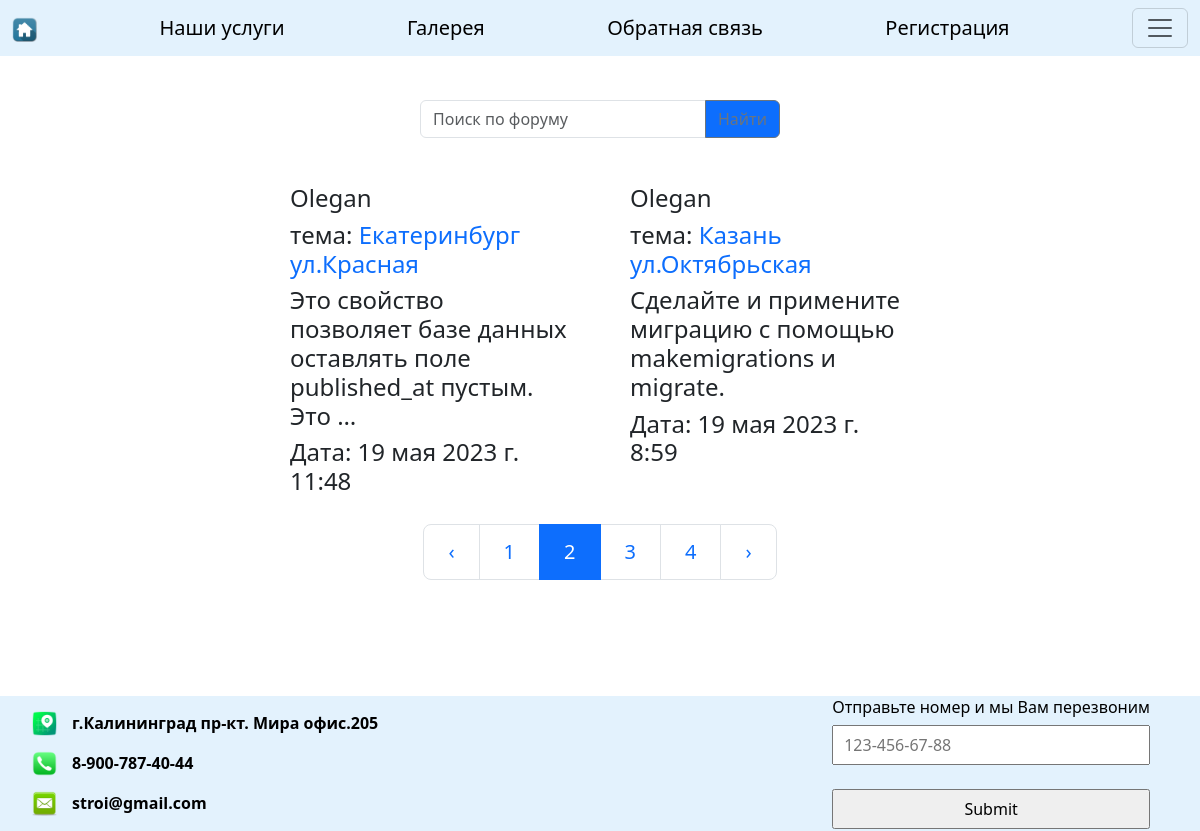
Page /forum/?page=2 on the earlier database version.
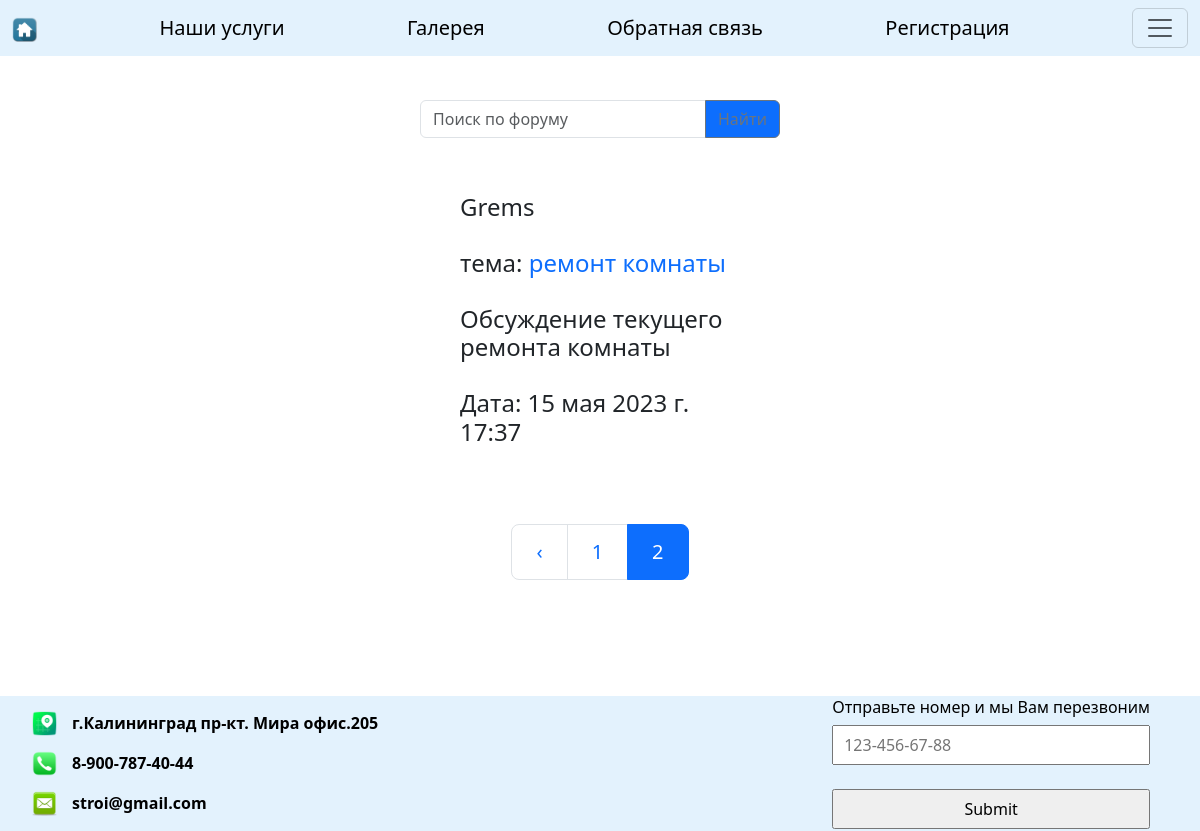
Same page on the later database version.
### forum/models.py (models this page shows, shortened)
class Thread(models.Model):  # модель Thread для создания рубрик в модели Category категория
    title = models.CharField(max_length=100)
    content = models.TextField()
    category = models.ForeignKey(Category, on_delete=models.CASCADE)
    author = models.ForeignKey(User, on_delete=models.CASCADE)
    created_at = models.DateTimeField(auto_now_add=True)
    class Meta:
        ordering = ['-created_at']

### main_1/models.py (models this page shows, shortened)
class ContactOfOrganization(models.Model):
    address = models.CharField(max_length=1000)
    phone = models.CharField(max_length=50)
    email = models.CharField(max_length=100)

### forum/views.py (the view)
# urls.py: path('', views.index, name='forum'),
def index(request):
    message, search_query, info = search_forum(request)
    custom_range, message = paginate_forum(request, message, 2)
    contact_org = ContactOfOrganization.objects.all()
    context = {
        'custom_range': custom_range,
        'message': message,
        'search_query': search_query,
        'contact': contact_org,
        'info': info
    }
    return render(request, 'forum/index.html', context)

### forum/utils.py (called while the page is built)
def paginate_forum(request, message, results):
    page = request.GET.get('page', 1)
    paginator = Paginator(message, results, allow_empty_first_page=True)
    message = paginator.get_page(page)
    left_index = int(page) - 2
    if left_index < 1:
        left_index = 1
    right_index = int(page) + 3
    if right_index > paginator.num_pages:
        right_index = paginator.num_pages + 1
    custom_range = range(left_index, right_index)
    return custom_range, message

def search_forum(request):
    search_query = ''
    if request.GET.get('search_query'):
        search_query = request.GET.get('search_query')
    message = Thread.objects.filter(Q(title__iregex=search_query) | Q(content__iregex=search_query) |
                                    Q(author__first_name__iregex=search_query) | Q(
        created_at__iregex=search_query) | Q(category__name__iregex=search_query))
    info = True
    if not message.exists():
        message = Thread.objects.all()
        info = messages.info(request, 'по запросу ничего не найдено')
    return message, search_query, info

### forum/templates/forum/index.html (shortened to what this page needs)
{% extends 'main/index.html' %}
{% block content %}
    {% if message %}
    <form action="{% url 'forum' %}" method="get" id="search">
        <div class="input-group mb-3" style="padding-top: 100px; width: 30%; margin: 0 auto">
  <input type="text" name="search_query" class="form-control" placeholder="Поиск по форуму"
         aria-label="Recipient's username"
         aria-describedby="button-addon2" value="{{ search_query }}">
  <button class="btn btn-outline-secondary bg-primary" type="submit" id="button-addon2">Найти</button>
            </div>
    </form>
    {% else %}
    <h3 style="padding-top: 100px; width: 50%; margin: 0 auto">Вы можете создать раздел в
        <a href="{% url 'personal_account' user.id %}">личном кабинете</a></h3>
    {% endif %}
<div class="forum_block">
    <div class="forum_wrapper">
        <div class="forum_items">
            {% for field in message %}
        <div class="forum_item">
        <h4>{{ field.author.first_name }}</h4>
        <h4>тема: <a href="{% url 'forum_discuss' field.id %}" style="text-decoration: none">
            {{ field.title }}</a></h4>
        <h4>{{ field.content|truncatewords:10 }}</h4>
        <h4>Дата: {{ field.created_at }}</h4>
    </div>
           {% empty %}
                  <div class="false_block" style="height: 340px"></div>
            {% endfor %}
        </div>
        {% if message.has_other_pages %}
        <nav aria-label="...">
  <ul class="pagination pagination-lg" style="padding-top: 30px;">
      {% if message.has_previous %}
    <li class="page-item">
      <a class="page-link" href="?page={{ message.previous_page_number }}" data-page="{{message.previous_page_number}}">
          &#8249;</a>
    </li>
      {% endif %}
{% for page in custom_range %}
      {% if page == message.number %}
    <li class="page-item active" aria-current="page">
      <a class="page-link" href="?page={{page}}" data-page="{{page}}">{{ page }}</a>
    </li>
      {% else %}
      <li class="page-item"><a class="page-link" href="?page={{page}}" data-page="{{page}}">{{ page }}</a></li>
      {% endif %}
     {% endfor %}
      {% if message.has_next %}
    <li class="page-item">
      <a class="page-link" href="?page={{ message.next_page_number }}" data-page="{{message.next_page_number}}">&#8250;</a>
    </li>
        {% endif %}
  </ul>
</nav>
        {% endif %}
</div>
    </div>
{% endblock %}

### main_1/templates/main/index.html (shortened to what this page needs)
<!DOCTYPE html>
{% load static %}
<html lang="en">
<head>
    <link rel="stylesheet" href="{% static 'css/style.css' %}">
    <link rel="stylesheet" href="https://cdn.jsdelivr.net/npm/bootstrap@5.3.0-alpha3/dist/css/bootstrap.min.css">
    <link rel="stylesheet" href="https://unpkg.com/@popperjs/core@2">
</head>
<body>
{% block title %}
<nav class="navbar fixed-top" style='background-color: #e3f2fd'>
  <div class="container-fluid">
   <a class="navbar-brand"
      href="{% url 'index' %}"><img src="{% static 'images/home.ico' %}" alt="" style="width: 25px; height: 25px"></a>
    <a class="navbar-brand" href="{% url 'main' %}">Наши услуги</a>
    <a class="navbar-brand" href="{% url 'gallery' %}">Галерея</a>
    <a class="navbar-brand" href="{% url 'contact' %}">Обратная связь</a>
      {% if user.is_authenticated%}
    <a class="navbar-brand" href="{% url 'personal_account'  user.id %}">Личный кабинет</a>
      {% else %}
    <a class="navbar-brand" href="{% url 'enter' %}">Регистрация</a>
      {% endif %}
    <button class="navbar-toggler" type="button" data-bs-toggle="offcanvas" data-bs-target="#offcanvasDarkNavbar" aria-controls="offcanvasDarkNavbar" aria-label="Toggle navigation">
      <span class="navbar-toggler-icon"></span>
    </button>
  </div>
</nav>
{% endblock %}
{% block content %}{% endblock %}
{% block footer %}
<div class="footer">
            {% for fields in contact %}
                <ul class="contact_list">
                    <li class="contact_element">
                        <img src="{% static 'images/address_icon.png' %}" alt=""><p>{{ fields.address }}</p>
                    </li>
                    <li class="contact_element">
                        <img src="{% static 'images/phone_icon.png' %}" alt=""><p>{{ fields.phone }}</p>
                    </li>
                     <li class="contact_element">
                        <img src="{% static 'images/mail_icon.png' %}" alt=""><p>{{ fields.email }}</p>
                    </li>
                </ul>
            {% endfor %}
    <div class="footer_wrap" >
            <form action="{% url 'index' %}" method="post">
            <h6>Отправьте номер и мы Вам перезвоним</h6>
            <input type="tel" id="phone" name="phone" placeholder="123-456-67-88" pattern="[0-9]{3}-[0-9]{3}-[0-9]{2}-[0-9]{2}"
         required><br><br>
            <input type="submit">
                </form>
    </div>
</div>
{% endblock %}
</body>
</html>

### main_1/static/css/style.css (style rules this page uses)
* { box-sizing: border-box; }
html, body { width: 100%; margin: 0 auto; padding: 0; background-size: 100%100%; background-repeat: no-repeat; background-image: url("../images/repair.png"); font-family: 'PT Sans', Arial, Verdana; background-color: #a3e293; }
.footer { width: 100%; height: fit-content; background: #e3f2fd; margin-top: 50px; color: #000; font-weight: bold; display: flex; justify-content: space-between; align-items: center; }
.footer img { height: 25px; width: 25px; }
.footer>ul { padding-top: 15px; }
.footer_wrap { height: 100%; display: flex; flex-direction: row; justify-content: flex-end; margin-right: 50px; }
input { width: 100%; padding: 6px 10px; box-sizing: border-box; margin-top: 4px; }
ul.contact_list>li { padding-top: 5px; padding-bottom: 5px; list-style: none; }
body.open, body:after { overflow: hidden }
* { box-sizing: border-box }
.forum_block { display: flex; flex-direction: row; justify-content: space-around; align-items: flex-start; }
.forum_wrapper { display: flex; flex-direction: column; justify-content: center; align-items: center; padding-bottom: 50px; }
.forum_items { display: flex; flex-direction: row; flex-wrap: wrap; justify-content: space-evenly; align-items: center; }
.forum_item { display: flex; flex-direction: column; align-items: flex-start; justify-content: space-around; width: 300px; height: 300px; background: #fff; margin: 20px; box-sizing: border-box; padding: 10px; border-radius: 15px; }
.footer>ul { margin-bottom: 0; }
.contact_element { display: flex; }
ul.contact_list>li { padding-top: 0; padding-bottom: 0; }
li.contact_element>p { margin-left: 15px; }

Differences in the rows shown:
removed Thread: author.first_name "Olegan", title "Екатеринбург ул.Красная", content "Это свойство позволяет базе данных оставлять поле published_at пустым. Это …", created_at "19 мая 2023 г. 11:48"
removed Thread: author.first_name "Olegan", title "Казань ул.Октябрьская", content "Сделайте и примените миграцию с помощью makemigrations и migrate.", created_at "19 мая 2023 г. 8:59"
now on this page (row unchanged): Thread: author.first_name "Grems", title "ремонт комнаты", content "Обсуждение текущего ремонта комнаты", created_at "15 мая 2023 г. 17:37"
Other differences:
list line gone: "3"
list line gone: "4"
